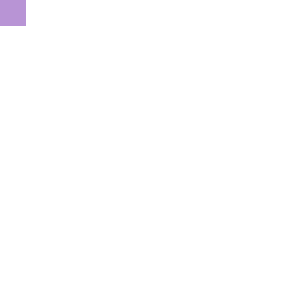
Frame 1 (no input)
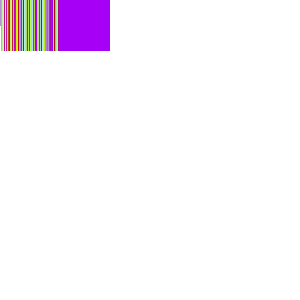
Frame 60 (the mouse pressed at the canvas centre just before this capture)
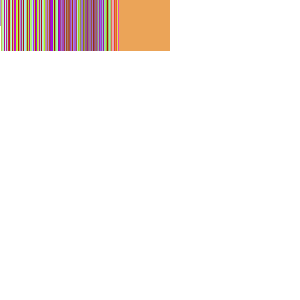
Frame 120 (the mouse held since frame 60 and released just before this capture)

The Processing sketch that drew these frames (run headless with seeded random() and noise(); from frame 60 on, the mouse is pressed at the canvas centre):

// Processing sketch: processing_116530
// ── processing_116530.pde

/*
  Bouncing growing square
*/

// Coordinates
int x=0;
int y=0;

// Square size
int sqsize=25;

void setup() {
  size(300, 300);
  background(255);
 // frameRate(60);
}

void draw() {
  strokeWeight(10);
  
  //Draw square
  recta();
  // Move square
  moverecta();
}

void recta() {  
  // -function creating rectangle -declare vatables
  strokeWeight(1);
  //Random color
  randomSeed(millis());
  float x1=random(255);
  float x2=random(255);
  float x3=random(255);
  //Same for stroke and fill to have same
  //color and tail
  stroke(x1, x2, x3);
  fill(x1, x2, x3);
  rect(x, y, sqsize, sqsize);
  //double rect size when in 0,0
  if (x==0 && y==0) {
    sqsize=sqsize*2;
  }
}

void moverecta() {
  // Bouncing rules
  if ( y==0 && x<255) {
    x=x+1;
  }
  else if (x==255 && y<250) {
    y=y+1;
  }
  else if (y==250 && x>0) {
    x=x-1;
  }
  else if (x==0 && y>0) {
    y=y-1;
  }
}
